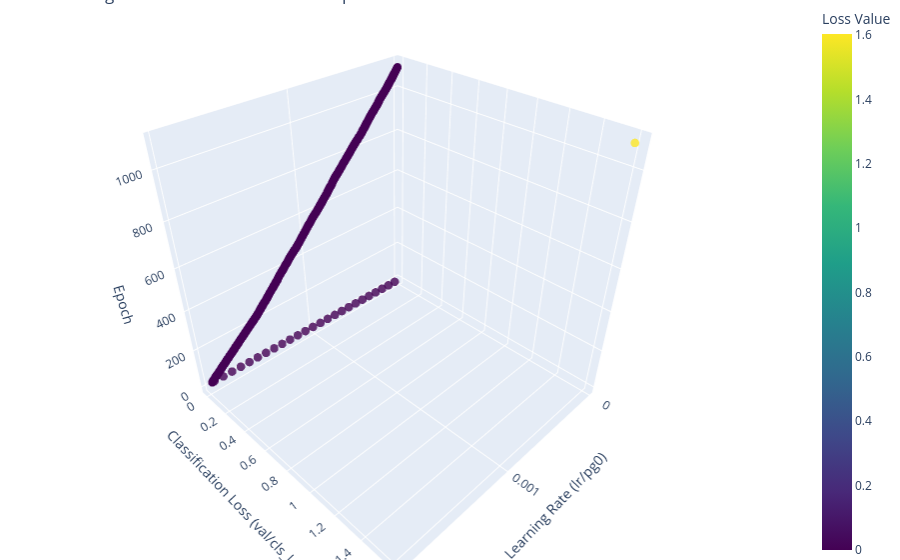

The cell this chart's notebook holds for it:
### Code cell
graph_LrLoss_3D(df)

### Figure 1 — Plotly figure (JSON) as saved in the notebook; plotly's stock layout.template omitted (floating-point values rounded to 4 significant figures; data arrays with more than 128 entries replaced by an {"elided": "..."} marker saying what was removed)
{"data": [{"marker": {"color": {"elided": "1098 float values"}, "colorbar": {"title": {"text": "Loss Value"}}, "colorscale": [[0, "#440154"], [0.1111, "#482878"], [0.2222, "#3e4989"], [0.3333, "#31688e"], [0.4444, "#26828e"], [0.5556, "#1f9e89"], [0.6667, "#35b779"], [0.7778, "#6ece58"], [0.8889, "#b5de2b"], [1, "#fde725"]], "opacity": 0.8, "size": 5}, "mode": "markers", "type": "scatter3d", "x": {"elided": "1098 float values"}, "y": {"elided": "1098 float values"}, "z": {"elided": "1098 int values"}}], "layout": {"margin": {"b": 0, "l": 0, "r": 0, "t": 0}, "scene": {"xaxis": {"title": {"text": "Learning Rate (lr/pg0)"}}, "yaxis": {"title": {"text": "Classification Loss (val/cls_loss)"}}, "zaxis": {"title": {"text": "Epoch"}}}, "title": {"text": "Learning Rate vs. Validation Loss vs. Epoch"}}}
